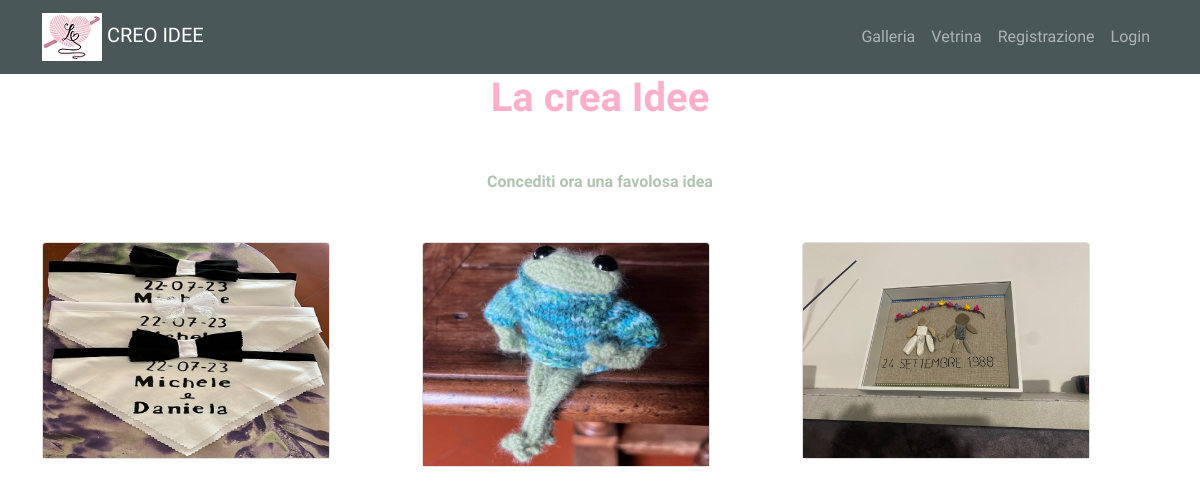
Page /galleria/articoli/ on the earlier database version.
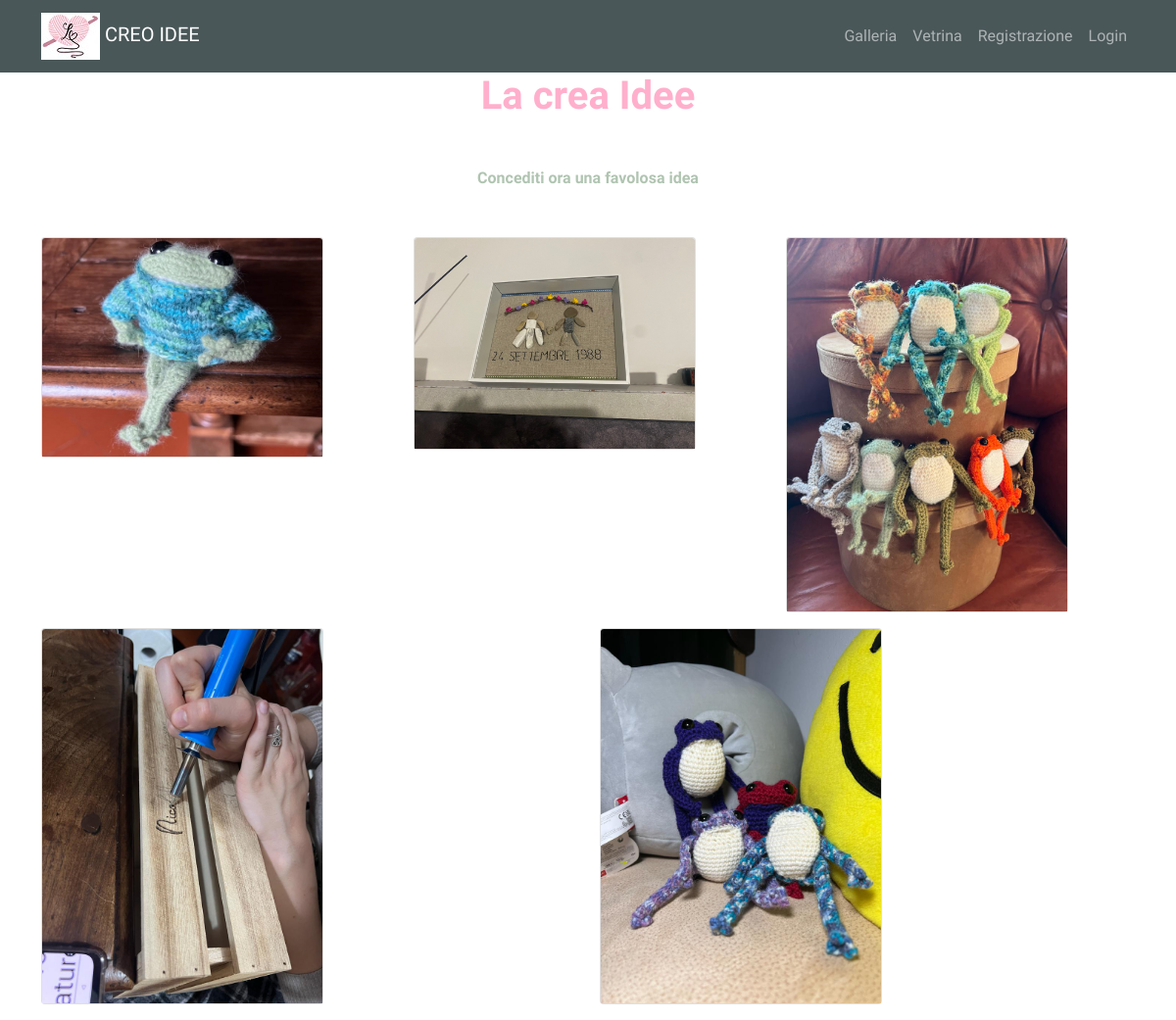
Same page on the later database version.
### gallery/models.py (models this page shows, shortened)
class Articolo(models.Model):
    foto = models.ImageField()
    nome = models.CharField(max_length=25, blank=True, null=True)
    cod_art = models.CharField(max_length=6, blank=True, null=True)
    descrizione = models.TextField(blank=True, null=True)
    prezzo = models.FloatField(blank=True, null=True)
    class Meta:
        verbose_name = "Articolo"
        verbose_name_plural = "Articoli"

### gallery/views.py (the view)
# urls.py: path('articoli/', views.Visualizza_articoli.as_view(), name='listart'),
class Visualizza_articoli(ListView):
    queryset = Articolo.objects.all()
    template_name = "gallery/articoli_lista.html"
    context_object_name = "lista_articoli"

### gallery/templates/gallery/articoli_lista.html (shortened to what this page needs)
{% extends 'base.html' %}
{% block content %}
    <div class="container text-center"><h1 style="color: #FFAFCC; size: 50px; "><strong>La crea Idee</strong></h1></div>
        <div class="container my-5 text-center" style="max-width:580px">
            <p style="color: #b0c4b1;"><strong>Concediti ora una favolosa idea </strong></p>
        </div>
    </div>
    <div class="container">
    <div class="row">
{% for articolo in lista_articoli %}
        <div class="col-sm">
            <div class="card mb-3" style="width: 18rem;">
                <img src="{{articolo.foto.url}}" class="card-img-top" alt="...">
            </div>
        </div>
        <br>
{% endfor %}
    </div>
    </div>
{% endblock content %}

### templates/base.html (shortened to what this page needs)
{% load static %}
<!DOCTYPE html>
<html lang="it">
  <head>
    <link
      href="https://cdn.jsdelivr.net/npm/bootstrap@5.0.0/dist/css/bootstrap.min.css"
      rel="stylesheet"
    />
    <link rel="stylesheet" href="{% static 'CSS/nice.css' %}" />
  </head>
  <body>
    <nav class="navbar navbar-expand-lg navbar-dark " style="background-color: #4a5759;" >
      <div class="container" >
        <a class="navbar-brand" href="/" >
          <img src="{% static 'core/logo1.png' %}" alt="">
          CREO IDEE</a>
          <ul class="navbar-nav ms-auto">
            <li class="nav-item">
              <a class="nav-link" href="{% url 'listart' %}"
                >Galleria <span class="sr-only">(current)</span></a
              >
            </li>
            <li class="nav-item">
              <a class="nav-link" href="{% url 'view_art' %}"
                >Vetrina<span class="sr-only">(current)</span></a
              >
            </li>
            {% if request.user.is_authenticated %}
            <li class="nav-item dropdown">
              <a
                class="nav-link dropdown-toggle"
                href="#"
                id="navbarDropdown"
                role="button"
                data-bs-toggle="dropdown"
                aria-haspopup="true"
                aria-expanded="false"
              >
                {{ request.user.username }}
              </a>
              <div class="dropdown-menu" aria-labelledby="navbarDropdown">
                <a
                  class="dropdown-item"
                  href="{% url 'user_profile' username=request.user.username %}"
                  >Profilo</a
                >
                {% if request.user.is_staff %}
                <a
                  class="dropdown-item"
                  href="{% url 'domande_view' %}"
                  >lista richieste</a
                >
                <a
                  class="dropdown-item"
                  href="{% url 'staffhome' %}"
                  >Aggiorna catalogo</a
                >
                {% endif %}
                <a class="dropdown-item" href="{% url 'password_change' %}"
                  >Aggiorna Password</a
                >
                <div class="dropdown-divider"></div>
                <a class="dropdown-item" href="{% url 'logout' %}">Esci</a>
              </div>
            </li>
            {% else %}
            <li class="nav-item">
              <a class="nav-link" href="{% url 'registration_view' %}"
                >Registrazione</a
              >
            </li>
            <li class="nav-item">
              <a class="nav-link" href="{% url 'login' %}">Login</a>
            </li>
            {% endif %}
          </ul>
        </div>
    </nav>
<div class="container">{% block content %} {% endblock content %}</div>
  </body>
</html>

### static-storage/CSS/nice.css (style rules this page uses)
body { font-family: 'Aclonica', sans-serif; }

Differences in the rows shown:
removed Articolo: foto (picture)
added Articolo: foto (picture)
added Articolo: foto (picture)
added Articolo: foto (picture)
